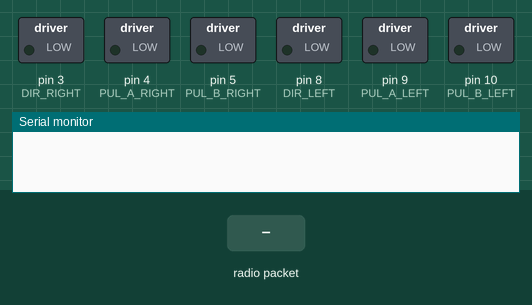
This sketch was run on a simulated Arduino Uno, built with avr-gcc and run on an emulated ATmega328P. On the bench: switched loads named in the sketch (green lamp = pin HIGH), the last lines printed to the serial monitor. Inputs (shaded band) come from the test bench. No radio packets arrive unless stated.

Above: at 1.2 s.
1.3 s: radio packet "F" arrives
At 2.8 s:
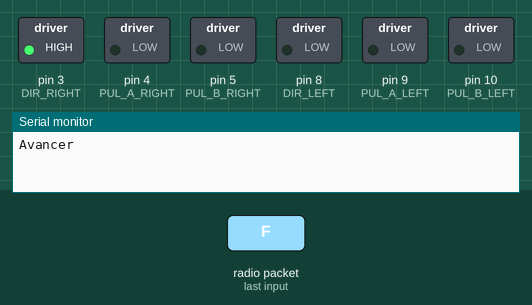
3.1 s: radio packet "B" arrives
At 4.3 s:
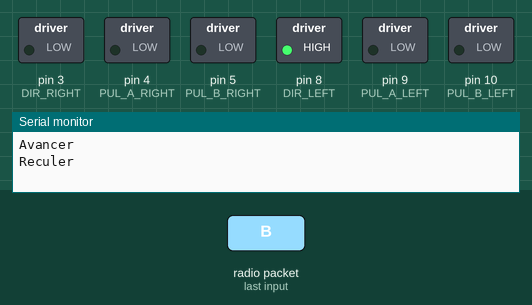
4.9 s: radio packet "R" arrives
At 5.06 s:
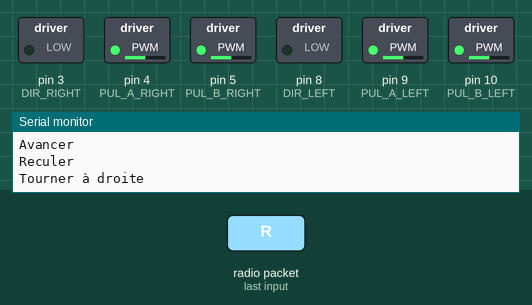
6.7 s: radio packet "L" arrives
At 8.2 s:
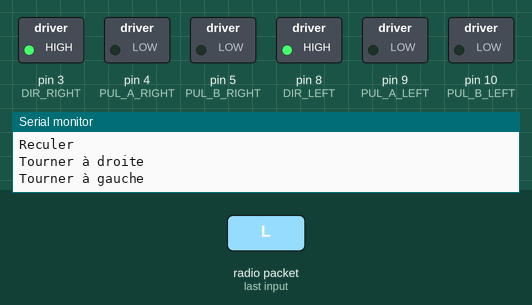
Timing chart, 0 to 9.5 s (numbered marks = the images above; inputs shaded):
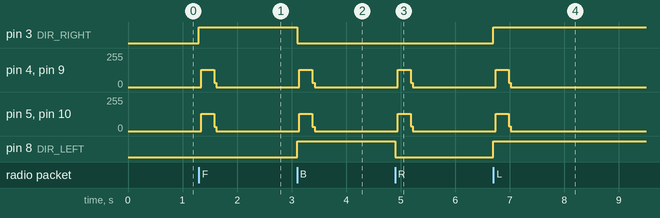

Measured:
- after the input at 1.3 s, pin 3 (DIR_RIGHT): LOW → HIGH at once; pin 4 (PUL_A_RIGHT), pin 5 (PUL_B_RIGHT), pin 9 (PUL_A_LEFT), pin 10 (PUL_B_LEFT): 0/255 → 129/255 at once, → 0/255 0.24 s later
- after the input at 3.1 s, pin 3 (DIR_RIGHT): HIGH → LOW at once; pin 4 (PUL_A_RIGHT), pin 5 (PUL_B_RIGHT), pin 9 (PUL_A_LEFT), pin 10 (PUL_B_LEFT): 0/255 → 129/255 at once, → 0/255 0.24 s later; pin 8 (DIR_LEFT): LOW → HIGH at once
- after the input at 4.9 s, pin 4 (PUL_A_RIGHT), pin 9 (PUL_A_LEFT): 0/255 → 129/255 at once, → 0/255 0.24 s later; pin 5 (PUL_B_RIGHT), pin 10 (PUL_B_LEFT): 0/255 → 128/255 at once, → 0/255 0.24 s later; pin 8 (DIR_LEFT): HIGH → LOW at once
- after the input at 6.7 s, pin 3 (DIR_RIGHT), pin 8 (DIR_LEFT): LOW → HIGH at once; pin 4 (PUL_A_RIGHT), pin 9 (PUL_A_LEFT): 0/255 → 129/255 at once, → 0/255 0.24 s later; pin 5 (PUL_B_RIGHT), pin 10 (PUL_B_LEFT): 0/255 → 128/255 at once, → 0/255 0.24 s later

The sketch:

receiver-v5.ino
```cpp
// On charge la librairie VirtualWire afin de pouvoir réaliser une communication
// sans fil via notre récepteur 433MHz.
#include <VirtualWire.h>

// On défini les occurences dont on aura besoin.
#define DIR_RIGHT 3
#define PUL_A_RIGHT 4
#define PUL_B_RIGHT 5
#define DIR_LEFT 8
#define PUL_A_LEFT 9
#define PUL_B_LEFT 10
#define SPEED 300

// On défini les variables dont on aura besoin pour la réception sans fil.
uint8_t buf[VW_MAX_MESSAGE_LEN];
uint8_t buflen = VW_MAX_MESSAGE_LEN;
uint8_t i;

// Initialisation de notre programme,, ne s'exécute qu'une seule fois au démarrage.
void setup()
{
  // Afin de faire les tests, à supprimer dans la version finale.
  Serial.begin(9600);

  // On déclare les sorties.
  pinMode(DIR_RIGHT, OUTPUT);
  pinMode(PUL_A_RIGHT, OUTPUT);
  pinMode(PUL_B_RIGHT, OUTPUT);
  pinMode(DIR_LEFT, OUTPUT);
  pinMode(PUL_A_LEFT, OUTPUT);
  pinMode(PUL_B_LEFT, OUTPUT);

  // Bits par seconde (nous pouvons le modifier mais cela modifiera la portée).
  // On choisi 1000bps puisque c'est le meilleur ratio afin d'obtenir une portée
  // conséquente et une bonne qualité de transmission.
  vw_setup(1000);

  // On défini l'entrée sur laquelle on reliera la broche DATA du récepteur.
  vw_set_rx_pin(2);

  // On démarre la réception sans fil.
  vw_rx_start();
}

// Boucle de notre programme, s'exécute en boucle.
void loop()
{

  // Si un message est reçu.
  if (vw_get_message(buf, &buflen))
  {
    // Si on reçoit l'ordre de faire avancer le robot.
    if (char(buf[0]) == 'F' && buflen == 1)
    {
      // Afin de faire les tests, à supprimer dans la version finale.
      Serial.println("Avancer");

      // On défini le sens des moteurs afin de faire avancer le robot.
      forward();

      // On fait à peu près un tour de roue.
      for(i=0; i<200; i++)
        moteur(SPEED);
    }

    // Si on reçoit l'ordre de faire reculer le robot.
    else if (char(buf[0]) == 'B' && buflen == 1)
    {
      // Afin de faire les tests, à supprimer dans la version finale.
      Serial.println("Reculer");

      // On défini le sens des moteurs afin de faire avancer le robot.
      backward();

      // On fait à peu près un tour de roue.
      for(i=0; i<200; i++)
        moteur(SPEED);
    }

    // Si on reçoit l'ordre de faire tourner le robot à droite.
    else if (char(buf[0]) == 'R' && buflen == 1)
    {
      // Afin de faire les tests, à supprimer dans la version finale.
      Serial.println("Tourner à droite");

      // On défini le sens des moteurs afin de faire avancer le robot.
      turnRight();

      // On fait à peu près un tour de roue.
      for(i=0; i<200; i++)
        moteur(SPEED);
    }

    // Si on reçoit l'ordre de faire tourner le robot à gauche.
    else if (char(buf[0]) == 'L' && buflen == 1)
    {
      // Afin de faire les tests, à supprimer dans la version finale.
      Serial.println("Tourner à gauche");

      // On défini le sens des moteurs afin de faire avancer le robot.
      turnLeft();

      // On fait à peu près un tour de roue.
      for(i=0; i<200; i++)
        moteur(SPEED);
    }
  }
}

// Fonction permettant de faire tourner les moteurs.
void moteur(int vitesse)
{
  digitalWrite(PUL_A_RIGHT, HIGH);
  digitalWrite(PUL_A_LEFT, HIGH);
  digitalWrite(PUL_B_RIGHT, LOW);
  digitalWrite(PUL_B_LEFT, LOW);

  delayMicroseconds(vitesse);

  digitalWrite(PUL_A_RIGHT, HIGH);
  digitalWrite(PUL_A_LEFT, HIGH);
  digitalWrite(PUL_B_RIGHT, HIGH);
  digitalWrite(PUL_B_LEFT, HIGH);

  delayMicroseconds(vitesse);

  digitalWrite(PUL_A_RIGHT, LOW);
  digitalWrite(PUL_A_LEFT, LOW);
  digitalWrite(PUL_B_RIGHT, HIGH);
  digitalWrite(PUL_B_LEFT, HIGH);

  delayMicroseconds(vitesse);

  digitalWrite(PUL_A_RIGHT, LOW);
  digitalWrite(PUL_A_LEFT, LOW);
  digitalWrite(PUL_B_RIGHT, LOW);
  digitalWrite(PUL_B_LEFT, LOW);

  delayMicroseconds(vitesse);
}

// Fonction permettant de définir le sens des moteurs afin de faire avancer le robot.
void forward()
{
  digitalWrite(DIR_RIGHT, HIGH);
  digitalWrite(DIR_LEFT, LOW);
}

// Fonction permettant de définir le sens des moteurs afin de faire reculer le robot.
void backward()
{
  digitalWrite(DIR_RIGHT, LOW);
  digitalWrite(DIR_LEFT, HIGH);
}

// Fonction permettant de définir le sens des moteurs afin de faire tourner le robot vers la gauche.
void turnLeft()
{
  digitalWrite(DIR_RIGHT, HIGH);
  digitalWrite(DIR_LEFT, HIGH);
}

// Fonction permettant de définir le sens des moteurs afin de faire tourner le robot vers la droite.
void turnRight()
{
  digitalWrite(DIR_RIGHT, LOW);
  digitalWrite(DIR_LEFT, LOW);
}
```
